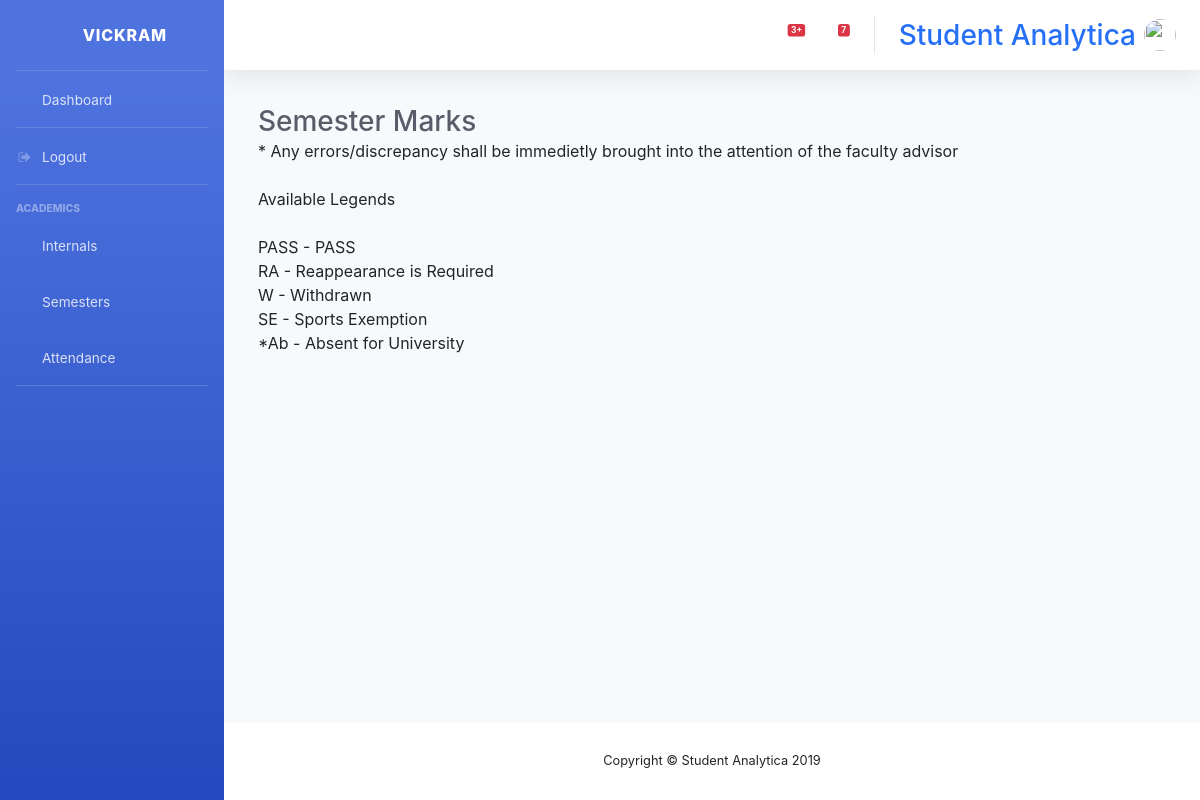
Before: /academics/semesters/ (signed in) with the older database file.
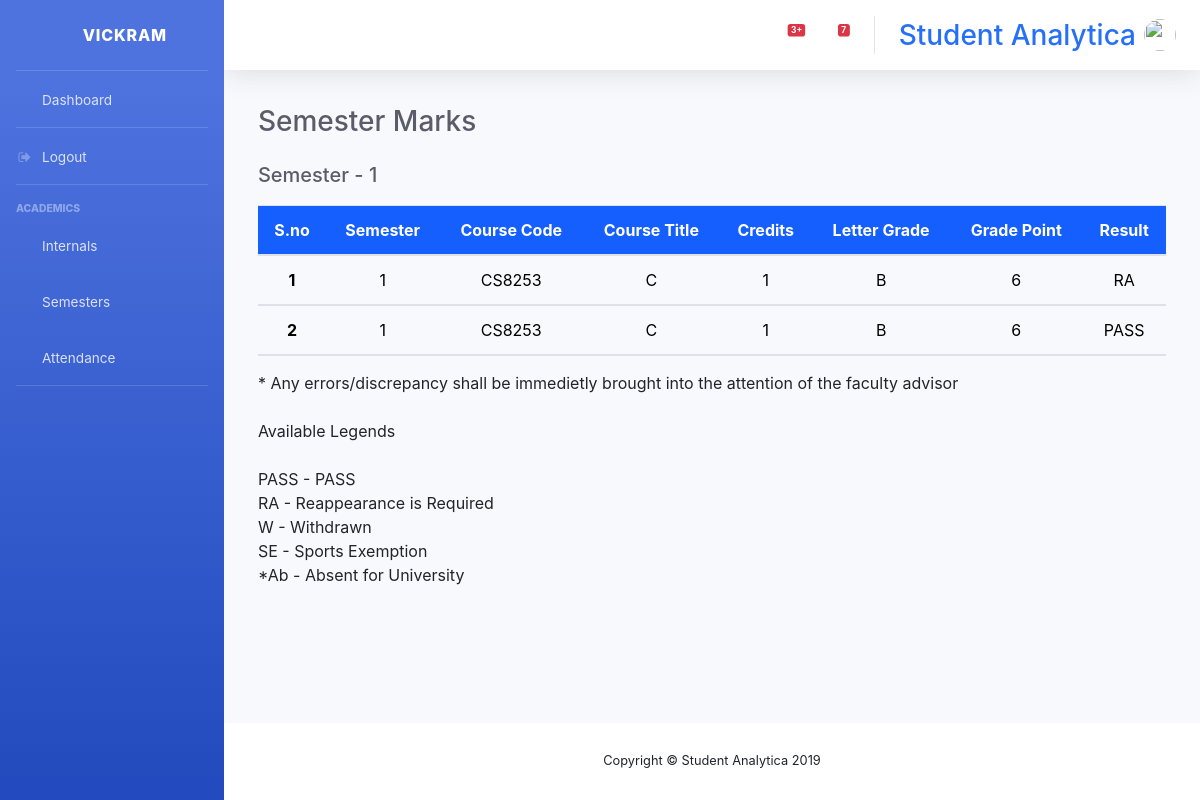
After: the same page with the newer database file.
### console/models.py (models this page shows, shortened)
class Semester(models.Model):
    RESULT = (('PASS','PASS'),('RA','Reappearance is Required'),('W','Withdrawal'),('SE','Sports Exemption'),('*Ab','Absent for Univeristy Exam'))
    student = models.ForeignKey(User, on_delete=models.CASCADE)
    subject = models.ForeignKey(Subject, on_delete=models.CASCADE)
    grade = models.ForeignKey(Grade, on_delete=models.CASCADE, default=1)
    result = models.CharField(max_length=30, choices=RESULT, default='PASS')

class Subject(models.Model):
    CRED = (('1','1'),('2','2'),('3','3'),('4','4'),('5','5'),('6','6'))
    SEM = (('1','1'),('2','2'),('3','3'),('4','4'),('5','5'),('6','6'),('7','7'),('8','8'))
    subname = models.CharField(max_length=100)
    subcode = models.CharField(max_length=7, unique=True)
    subcred = models.CharField(max_length=1, choices=CRED, default='1')
    sem = models.CharField(max_length=1, choices=SEM, default='1')

class Grade(models.Model):
    points = models.IntegerField()
    letter = models.CharField(max_length=1, unique=True)

### console/views.py (the view)
# urls.py: path('academics/semesters/', views.semesters, name='semesters'),
def semesters(request):
    if request.user.is_staff:
        formset = modelformset_factory(Semester, fields=('student','subject','grade','result'), extra=0)
        if request.method == "GET":
            search = request.GET.get('subject-query')
        if request.method == "POST":
            forms=formset(request.POST)
            if forms.is_valid():
                forms.save()
                return redirect('assigned_sem')
        forms = formset(queryset=(Semester.objects.filter(subject__subcode=search)))
        return render(request, 'console/academics/semesters.html', {'forms':forms})
    else:
        context={
            'semesters1': Semester.objects.filter(student__username=request.user.username).filter(subject__sem=1),
            'semesters2': Semester.objects.filter(student__username=request.user.username).filter(subject__sem=2),
            'semesters3': Semester.objects.filter(student__username=request.user.username).filter(subject__sem=3),
            'semesters4': Semester.objects.filter(student__username=request.user.username).filter(subject__sem=4),
            'semesters5': Semester.objects.filter(student__username=request.user.username).filter(subject__sem=5),
            'semesters6': Semester.objects.filter(student__username=request.user.username).filter(subject__sem=6),
            'semesters7': Semester.objects.filter(student__username=request.user.username).filter(subject__sem=7),
            'semesters8': Semester.objects.filter(student__username=request.user.username).filter(subject__sem=8),
        }
        return render(request, 'student/academics/semesters.html',context)

### console/templates/student/academics/semesters.html (shortened to what this page needs)
{% extends "base.html" %}
{% block content %}
<link rel="stylesheet" href="https://maxcdn.bootstrapcdn.com/bootstrap/4.0.0/css/bootstrap.min.css">
<link rel="stylesheet" href="https://cdnjs.cloudflare.com/ajax/libs/font-awesome/4.7.0/css/font-awesome.min.css">
<div style="padding: 2%">
    <h1 class="h3 mb-0 text-gray-800">Semester Marks</h1>
    {% for semester in semesters1 %}
    {% if forloop.counter == 1 %}
    <table class="table" style="margin-top: 2%">
        <br>
        <h5 class="h5 mb-0 text-gray-800">Semester - {{semester.subject.sem}}</h5>
        <thead class="thead" style="background-color: rgb(21, 95, 255); color: white; text-align: center;">
            <tr>
            <th scope="col">S.no</th>
            <th scope="col">Semester</th>
            <th scope="col">Course Code</th>
            <th scope="col">Course Title</th>
            <th scope="col">Credits</th>
            <th scope="col">Letter Grade</th>
            <th scope="col">Grade Point</th>
            <th scope="col">Result</th>
            </tr>
        </thead>
    {% endif %}
        <tbody style="text-align: center; color: black">
            <tr>
            <th scope="row">{{forloop.counter}}</th>
            <td>{{semester.subject.sem}}</td>
            <td>{{semester.subject.subcode}}</td>
            <td>{{semester.subject.subname}}</td>
            <td>{{semester.subject.subcred}}</td>
            <td>{{semester.grade.letter}}</td>
            <td>{{semester.grade.points}}</td>
            <td>{{semester.result}}</td>
            </tr>
        </tbody>
    {% endfor %}
    </table>
    <span>* Any errors/discrepancy shall be immedietly brought into the attention of the faculty advisor</span>
    <br><br>
    <span>Available Legends <br><br> PASS - PASS <br> RA - Reappearance is Required <br> W - Withdrawn <br> SE - Sports Exemption <br> *Ab - Absent for University</span>
</div>
{% endblock content %}

### console/templates/base.html (shortened to what this page needs)
{% load staticfiles %}
<!DOCTYPE html>
<html lang="en">
<head>
  <link href="{% static 'vendor/fontawesome-free/css/all.min.css' %}" rel="stylesheet" type="text/css">
  <link rel="stylesheet" href="https://cdnjs.cloudflare.com/ajax/libs/font-awesome/4.7.0/css/font-awesome.min.css">
  <link href="{% static 'css/sb-admin-2.min.css' %}" rel="stylesheet">
</head>
<body id="page-top">
  <div id="wrapper">
    <ul class="navbar-nav bg-gradient-primary sidebar sidebar-dark accordion" id="accordionSidebar">
      <a class="sidebar-brand d-flex align-items-center justify-content-center" href="">
        <div class="sidebar-brand-icon rotate-n-15">
          <i class="fas fa-laugh-wink"></i>
        </div>
        <div class="sidebar-brand-text mx-3">{{user.username}}</div>
      </a>
      <hr class="sidebar-divider my-0">
      <li class="nav-item">
        <a class="nav-link" href="{% url 'home' %}">
          <i class="fas fa-fw fa-tachometer-alt"></i>
          <span>Dashboard</span>
        </a>
      </li>
      <hr class="sidebar-divider my-0">
      <li class="nav-item">
        <a class="nav-link" href="{% url 'logout' %}">
          <i class="fa fa-fw fa-sign-out"></i>
          <span>Logout</span>
        </a>
      </li>
      <hr class="sidebar-divider">
      <div class="sidebar-heading">
        Academics
      </div>
      <li class="nav-item">
        <a class="nav-link collapsed" href="{% url 'assigned_class' %}">
          <i class="fas fa-fw fa-file-alt"></i>
          <span>Internals</span>
        </a>
      </li>
      <li class="nav-item">
        <a class="nav-link" href="{% url 'assigned_sem' %}">
          <i class="far fa-fw fa-copy"></i>
          <span>Semesters</span></a>
      </li>
      <li class="nav-item">
        <a class="nav-link" href="#">
          <i class="fas fa-fw fa-chart-area"></i>
          <span>Attendance</span></a>
      </li>
      <hr class="sidebar-divider d-none d-md-block">
    </ul>
    <div id="content-wrapper" class="d-flex flex-column">
      <div id="content">
        <nav class="navbar navbar-expand navbar-light bg-white topbar mb-3 static-top shadow">
          <ul class="navbar-nav ml-auto">
            <li class="nav-item dropdown no-arrow mx-1">
              <a class="nav-link dropdown-toggle" href="#" id="alertsDropdown" role="button" data-toggle="dropdown" aria-haspopup="true" aria-expanded="false">
                <span class="badge badge-danger badge-counter">3+</span>
              </a>
            </li>
            <li class="nav-item dropdown no-arrow mx-1">
              <a class="nav-link dropdown-toggle" href="#" id="messagesDropdown" role="button" data-toggle="dropdown" aria-haspopup="true" aria-expanded="false">
                <i class="fas fa-envelope fa-fw"></i>
                <span class="badge badge-danger badge-counter">7</span>
              </a>
            </li>
            <li class="nav-item">
              <a class="nav-link">
                <h3 class="mr-2 d-none d-lg-inline active" style="color: rgb(38, 111, 247); padding-top:10px">Student Analytica</h3>
                <img class="img-profile rounded-circle" src="{% static '{{user.profile.image}}' %}">
              </a>
            </li>
          </ul>
        </nav>
        <div class="container-fluid">
            {% block content %}
            {% endblock content %}
        </div>
      </div>
      <footer class="sticky-footer bg-white">
        <div class="container my-auto">
          <div class="copyright text-center my-auto">
            <span>Copyright &copy; Student Analytica 2019</span>
          </div>
        </div>
      </footer>
    </div>
  </div>
</body>
</html>

Changed rows visible on the page:
added Semester: subject.sem "1", subject.subcode "CS8253", subject.subname "C", subject.subcred "1", grade.letter "B", grade.points "6", result "RA"
added Semester: subject.sem "1", subject.subcode "CS8253", subject.subname "C", subject.subcred "1", grade.letter "B", grade.points "6", result "PASS"
